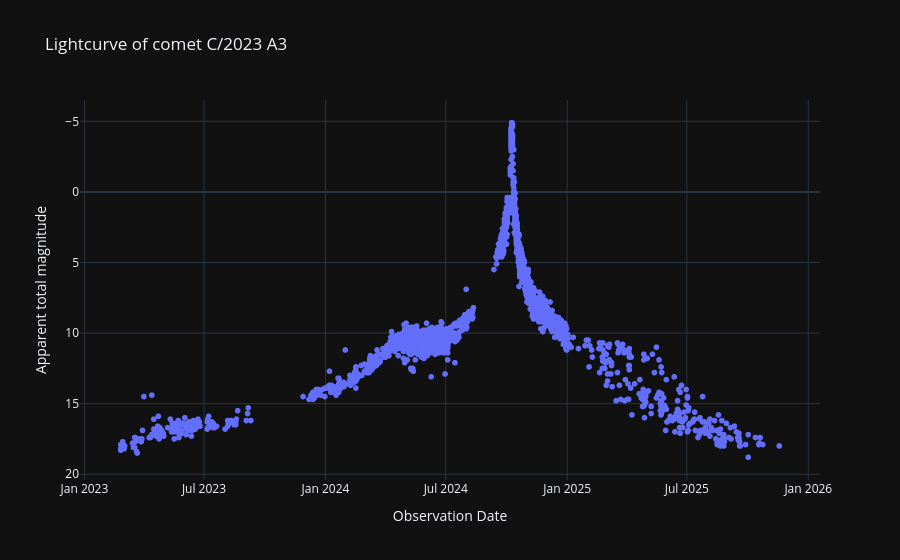

Notebook source saved alongside this figure:
### Code cell
# Curva de luz cruda.
labels = {
    'obs_date':'Observation Date',
    'magnitude':'Apparent total magnitude', 
    # 'obs_method_key' : 'Observation Method'
    }

fig = px.scatter(curva_de_luz_cruda_df, x='obs_date', y='magnitude', template= 'plotly_dark', labels= labels, title= f'Lightcurve of comet {nombre_cometa}')
fig.update_yaxes(autorange="reversed")

fig.show()

### Figure 1 — Plotly figure (JSON) as saved in the notebook; plotly's stock layout.template omitted (floating-point values rounded to 4 significant figures; data arrays with more than 128 entries replaced by an {"elided": "..."} marker saying what was removed)
{"data": [{"hovertemplate": "Observation Date=%{x}<br>Apparent total magnitude=%{y}<extra></extra>", "legendgroup": "", "marker": {"color": "#636efa", "symbol": "circle"}, "mode": "markers", "name": "", "showlegend": false, "type": "scattergl", "x": {"elided": "2975 str values"}, "xaxis": "x", "y": {"elided": "2975 float values"}, "yaxis": "y"}], "layout": {"legend": {"tracegroupgap": 0}, "title": {"text": "Lightcurve of comet C/2023 A3"}, "xaxis": {"anchor": "y", "domain": [0, 1], "title": {"text": "Observation Date"}}, "yaxis": {"anchor": "x", "autorange": "reversed", "domain": [0, 1], "title": {"text": "Apparent total magnitude"}}}}
